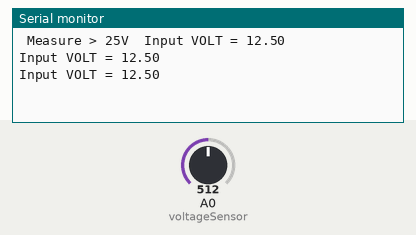
This sketch was run on a simulated Arduino Uno, built with avr-gcc and run on an emulated ATmega328P. On the bench: the last lines printed to the serial monitor. Inputs (shaded band) come from the test bench; at power-on: A0 (voltageSensor) = 512.

Above: at 3.2 s.
3.3 s: A0 (voltageSensor) set to 716
At 3.8 s:
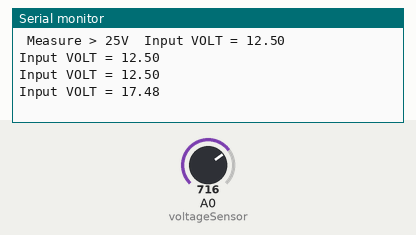
4.8 s: A0 (voltageSensor) set to 900
At 5.4 s:
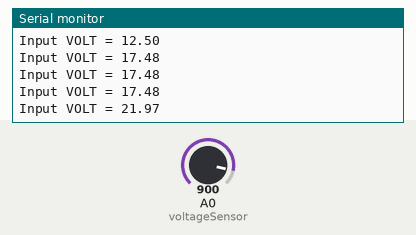
Timing chart, 0 to 7.8 s (numbered marks = the images above; inputs shaded):
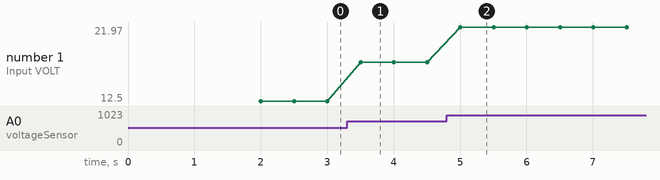

The sketch:

voltager_sensor.ino
```cpp
const int voltageSensor = A0;

float vOUT = 0.0;
float vIN = 0.0;
float R1 = 30000.0;
float R2 = 7500.0;
int value = 0;


void setup()
{
//Serial.begin(9600);
Serial.begin(9600);
Serial.print(" Measure > 25V  ");
delay(2000);
}

void loop()
{
  value = analogRead(voltageSensor);
  vOUT = (value * 5.0) / 1024.0;
  vIN = vOUT / (R2/(R1+R2));
  Serial.print("Input VOLT = ");
  //Serial.println(vIN);

 // Serial.println("Input=");

  Serial.println(vIN);
  delay(500);
}
```

Measured:
- after the input at 3.3 s, the serial monitor: prints a new line after 0.20 s (image 1)
- after the input at 4.8 s, the serial monitor: prints a new line after 0.20 s (image 2)
- plotted number 1: 12.5 → 17.48 after the input at 3.3 s, 17.48 → 21.97 after the input at 4.8 s
